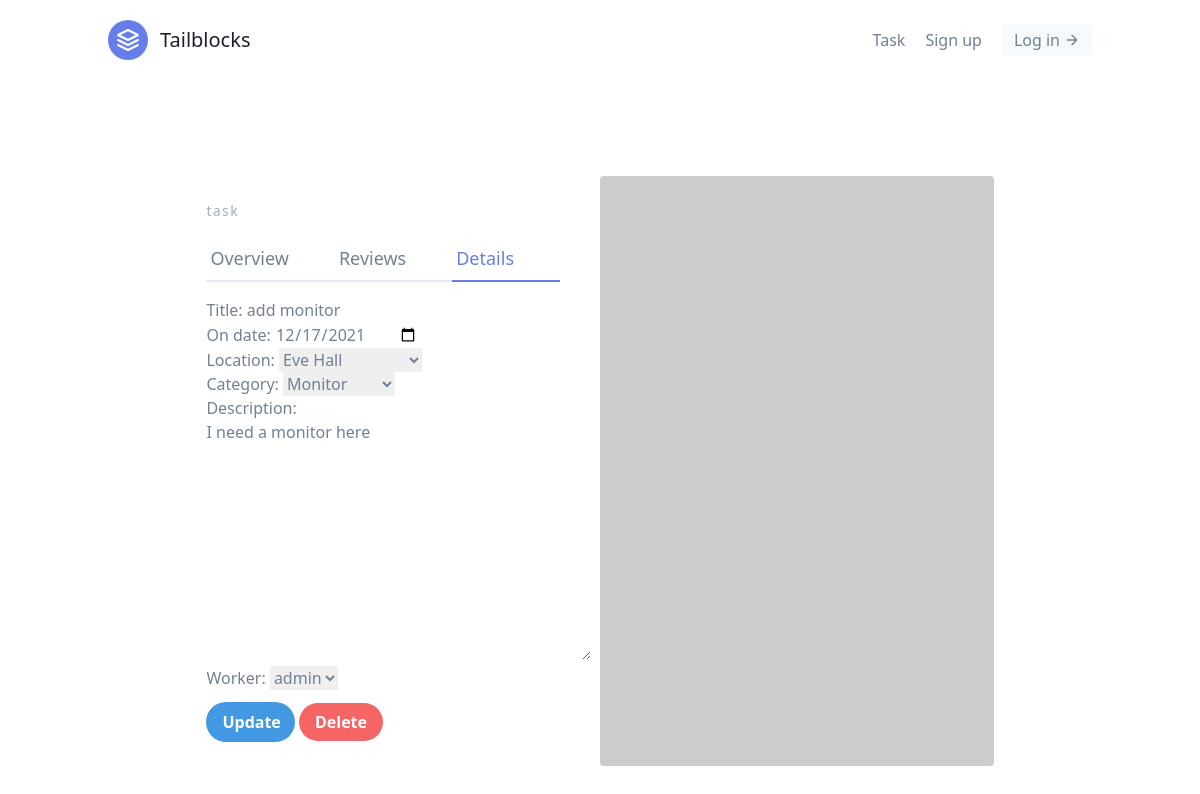
The app's page /tasks/2/update with its own data.
### tasks/models.py (models this page shows, shortened)
class Task(models.Model):
    LOCATION_CHOICES = (
        ('Elizah Hall', 'Elizah Hall'),
        ('Solomon Hall', 'Solomon Hall'),
        ('Eve Hall', 'Eve Hall'),
        ('Sarah Hall', 'Sarah Hall'),
        ('Esther Hall', 'Esther Hall'),
        ('Ruth Hall', 'Ruth Hall'),
        ('Guest House', 'Guest House'),
        ('Library', 'Library'),
        ('Cafeteria', 'Cafeteria'),
        ('IT Building', 'IT Building'),
        ('Admin Building', 'Admin Building'),
        ('Science Building', 'Science Building'),
        ('Hope Channel', 'Hope Channel'),
        ('Church', 'Church')
        )
    CATEGORY_CHOICES = (
        ('Assistant', 'Assistant'),
        ('Monitor', 'Monitor'),
        ('Janitor', 'Janitor'),
        ('Supervisor', 'Supervisor'),
        ('Video Editor', 'Video Editor'),
        ('Chaplain', 'Chaplain')
    )
    date_added = models.DateTimeField(auto_now_add=True)
    title = models.CharField(max_length=100)
    on_date = models.DateField(null=True)
    location = models.CharField(choices=LOCATION_CHOICES, max_length=100)
    category = models.CharField(choices=CATEGORY_CHOICES, max_length=50)
    description = models.TextField(null=True, blank=True)
    worker = models.ForeignKey('Worker', on_delete=CASCADE)

### tasks/views.py (the view, shortened to what this page needs)
# urls.py: path('<int:pk>/update', TaskUpdateView.as_view(), name='task-update'),
class TaskUpdateView(UpdateView):
    template_name = 'tasks/task_update.html'
    queryset = Task.objects.all()
    form_class = TaskModelForm
    context_object_name = 'task'

### tasks/forms.py
class TaskModelForm(forms.ModelForm):
    class Meta:
        model = Task
        fields = fields = '__all__'
        widgets = {
            'on_date': DateInput()
        }

### tasks/models.py (called while the page is built)
    def __str__(self):
        return self.user.username

### tasks/templates/tasks/task_update.html (shortened to what this page needs)
{% extends 'base.html' %} {% block content %}
<section class="text-gray-600 body-font overflow-hidden">
  <div class="container px-5 py-24 mx-auto">
    <div class="lg:w-4/5 mx-auto flex flex-wrap">
      <div class="lg:w-1/2 w-full lg:pr-10 lg:py-6 mb-6 lg:mb-0">
        <h2 class="text-sm title-font text-gray-500 tracking-widest">task</h2>
        <div class="flex mb-4">
          <a href="{% url 'tasks:task-detail' task.pk %}" class="flex-grow border-b-2 border-gray-300 py-2 text-lg px-1">Overview</a>
          <a class="flex-grow border-b-2 border-gray-300 py-2 text-lg px-1">Reviews</a>
          <a href="{% url 'tasks:task-update' task.pk %}" class="flex-grow text-indigo-500 border-b-2 border-indigo-500 py-2 text-lg px-1">Details</a>
        </div>
        <form method="post">
          {% csrf_token %} {{ form.as_p }}
          <button type="submit" class="w-1/4 mt-3 bg-blue-500 hover:bg-blue-700 text-white font-bold py-2 px-4 rounded-full">Update</button>
          <a href="{% url 'tasks:task-delete' task.pk %}" class="w-1/2 mt-3 bg-red-500 hover:bg-red-700 text-white font-bold py-2 px-4 rounded-full">Delete</a>
        </form>
      </div>
      <img alt="ecommerce" class="lg:w-1/2 w-full lg:h-auto h-64 object-cover object-center rounded" src="https://dummyimage.com/400x400">
    </div>
  </div>
</section>
{% endblock content %}

### records on screen
Task: title "add monitor", on_date "12/17/2021", location "Eve Hall", category "Monitor", description "I need a monitor here", worker "admin"
